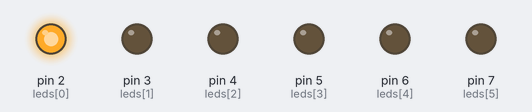
The sketch below on a simulated Arduino Uno, built with avr-gcc and run on an emulated ATmega328P. On the bench: output pins drawn as LEDs (lit = HIGH).

Above: at 0.05 s.
At 0.35 s:
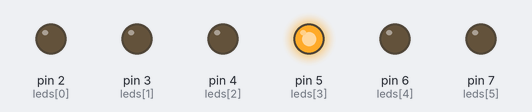
At 0.95 s:
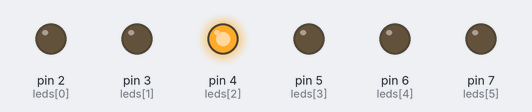
At 1.35 s:
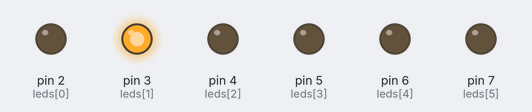
At 1.8 s:
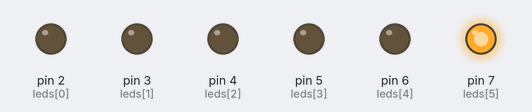
At 2.85 s:
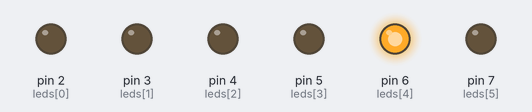
Timing chart, 0 to 3.1 s (numbered marks = the images above):
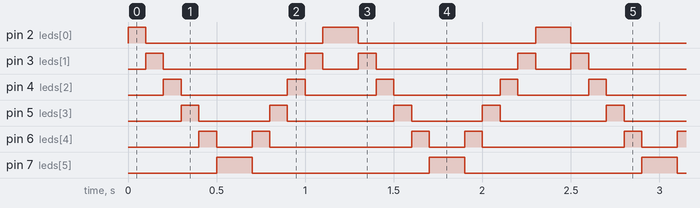

The sketch:

Main.ino
```cpp
const byte leds[] = {2,3,4,5,6,7};
int ledsSize = 6;

void setup()
{
	for(int i = 0; i < ledsSize; i++){
        pinMode(leds[i], OUTPUT);
    }
    Serial.begin(9600);
}

void loop()
{

    secuenciaLedsIncremental(100);
	secuenciaLedsDecremental(100);
}

void secuenciaLedsIncremental(int espera){

    for(int i = 0; i < ledsSize; i++){

        digitalWrite(leds[i], 1);
        delay(espera);
        digitalWrite(leds[i], 0);

    }

}
void secuenciaLedsDecremental(int espera){

    for(int i = ledsSize-1; i >= 0; i--){

        digitalWrite(leds[i], 1);
        delay(espera);
        digitalWrite(leds[i], 0);

    }

}
```

Measured:
- by itself, pin 2 (leds[0]): repeats every 1.2 s: LOW 1.0 s, HIGH 0.20 s
- by itself, pin 3 (leds[1]): repeats every 1.2 s: LOW 0.80 s, HIGH 0.10 s, LOW 0.20 s, HIGH 0.10 s
- by itself, pin 4 (leds[2]): repeats every 1.2 s: LOW 0.60 s, HIGH 0.10 s, LOW 0.40 s, HIGH 0.10 s
- by itself, pin 5 (leds[3]): repeats every 1.2 s: LOW 0.40 s, HIGH 0.10 s, LOW 0.60 s, HIGH 0.10 s
- by itself, pin 6 (leds[4]): repeats every 1.2 s: LOW 0.20 s, HIGH 0.10 s, LOW 0.80 s, HIGH 0.10 s
- by itself, pin 7 (leds[5]): alternates HIGH for 0.20 s and LOW for 1.0 s
